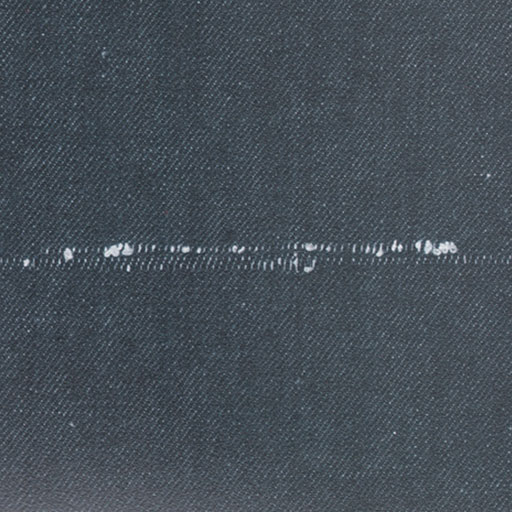
#> input picture Segment&Localise_Anomalies/test/Fabric12.jpg, 512 x 512 px
$ python main.py
#> lines starting #> are read from the running program, lines starting #| are printed output that depends on the picture; after the words box and inside, x2 and y2 are one past the last pixel; in counts of white or black regions, pixels touching at a corner belong together
### Segment&Localise_Anomalies/src/ImageRead.py
import cv2
def ReadImage():
  '''
  Input: Path Of The Image.
  Output : A Grayscale, and a Blurred Instance of the image.
  Description: Imports a specific image from the path and converts it into grayscale
  Also applies a gaussian blur.
  rsqm
  '''
  #1: Read and preprocess the fabric image
  image = cv2.imread(f'{input("Input Path of Image: ")}')
#> the answer given: test/Fabric12.jpg
#> image is the input picture: shape (512, 512, 3); mean B, G, R 87.2, 78.5, 69.6
  gray = cv2.cvtColor(image, cv2.COLOR_BGR2GRAY)
  blurred = cv2.GaussianBlur(gray, (5, 5), 0)
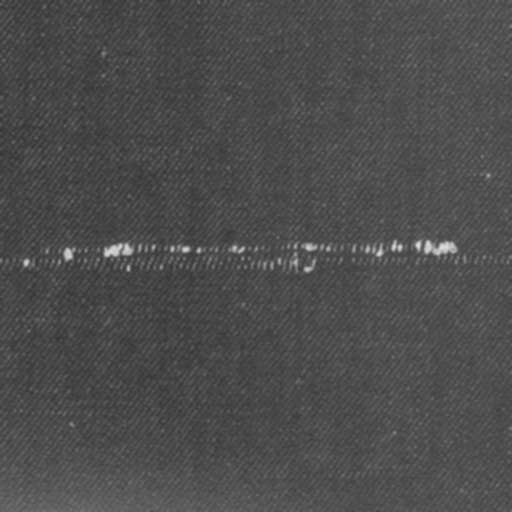
#> blurred: shape (512, 512); min 51, max 221, mean 76.7
  return gray, blurred

### Segment&Localise_Anomalies/src/Binarize.py
from skimage.filters import threshold_otsu
def OtsuThreshold(anomaly_scores):
  """
  Input: Anomaly Scores, caluclated thorough Otsu's Thresholding Method
  Output: returns the anomalous region
  Description:
  Takes in the anomaly scores and binarizes the image to generate a greater contrast between the fg, and bg
  the anomalies are then calculated based on the threshold.
  rsqm
  """
  #3: Thresholding to identify anomalies
  threshold = threshold_otsu(anomaly_scores)
#> threshold = 4.92
  anomalies = anomaly_scores > threshold
  return anomalies

### Segment&Localise_Anomalies/src/DefectDetect.py
from skimage import feature
import numpy as np
def DefectDetection(image):
    """
    Input: the Mask of the anomaly
    Output: the Defected Indices, and the edges asscociated with the anomaly
    Description:
    using the Mask, we apply a Canny Edge detection method which generates the edge map of the
    anomalous region. This can later be used for Localisation and Bounding Box Depiction
    of the anomaly.
    rsqm
    """
    #5: Apply Canny edge detection to each image in the dataset
    defect_indices = []
    edges = feature.canny(image, sigma=5)
    edges2 = feature.canny(image, sigma=3)   # Adjust the sigma value as needed
    if edges.astype(np.uint8).mean().mean() < 00.0011:
      edges = edges2
    return defect_indices, edges

### Segment&Localise_Anomalies/src/Localisation.py
from skimage.measure import label, regionprops

def Localise(edges):
    """
    Input: The Constructed Edge map using Canny Edge Detection
    Output: the Region Bounds of the defect for the bounding box
    Description:
    Takes the edge map and generates the coordinates for a boudning box.
    """
    #6 : Localisation of defect
    label_image = label(edges)
    regions = regionprops(label_image)
    return regions

### Segment&Localise_Anomalies/src/LearningAlgo.py
from sklearn.mixture import GaussianMixture
def UsADusingGMM(blurred):
  """
  Input: Blurred image
  Output: The anomaly scores associated to the image.
  Description:
  Performs Gaussian Mixture analysis on the image. This model is then used to score the sample
  on the blurred image which gives the anomaly scores.
  rsqm
  """
  #2: Unsupervised anomaly detection using Gaussian Mixture Models (GMM)
  gmm = GaussianMixture(n_components=2, covariance_type = "full")  # Assuming two classes: normal and defective
  gmm.fit(blurred.reshape(-1, 1))
  anomaly_scores = -gmm.score_samples(blurred.reshape(-1, 1))
  return anomaly_scores

### Segment&Localise_Anomalies/src/Mask.py
import numpy as np
def Masking(blurred, anomalies, gray):
  """
  Input: blurred image, gray image, and anomalies
  Output: Mask holding the anomaly
  Description: Generates a mask based on where the anomalies exist,
  Masks out everything other than the anomaly.
  rsqm
  """
  #4: Segmentation and Localization
  # Create a binary mask of the detected anomalies
  mask = np.zeros_like(gray, dtype=np.uint8)
  mask[anomalies.reshape(blurred.shape)] = 255
  return mask

### Segment&Localise_Anomalies/main.py
import matplotlib.pyplot as plt
from src.ImageRead import ReadImage
from src.LearningAlgo import UsADusingGMM
from src.Binarize import OtsuThreshold
from src.Mask import Masking
from src.DefectDetect import DefectDetection
from src.Localisation import Localise

def Visualize(image, edges, regions):
# Step 6: Display the results
    fig = plt.figure(figsize = (15,15))
    ax0 = fig.add_subplot(2,4,1)
    ax0.imshow(image)
    ax0.set_title("Original(cvt. Gray)")
    ax1 = fig.add_subplot(2,4,2)
    ax1.set_title("Generated Mask")
    ax1.imshow(mask)
    ax2 = fig.add_subplot(2,4,3)
    ax2.set_title("Localization and Marking")
    ax2.imshow(image)
    for region in regions:
        minr, minc, maxr, maxc = region.bbox
        rect = plt.Rectangle((minc, minr), maxc - minc, maxr - minr, fill=False, edgecolor='yellow', linewidth=1.5, alpha = 0.6)
        ax2.add_patch(rect)

    ax3 = fig.add_subplot(2,4,4)
    ax3.set_title("Edges")
    ax3.imshow(image)
    ax3.imshow(edges, cmap = "Reds", alpha = 0.6)

#returns a grayscale and blurred image of the target image
gray, blurred = ReadImage()

#performs UsAD using GMM and returns an anomaly score for the image
anomaly_scores = UsADusingGMM(blurred)

#binarizes image and performs otsu's thresholding
anomalies = OtsuThreshold(anomaly_scores)

#generates a mask for the anomalous region
mask = Masking(blurred, anomalies, gray)
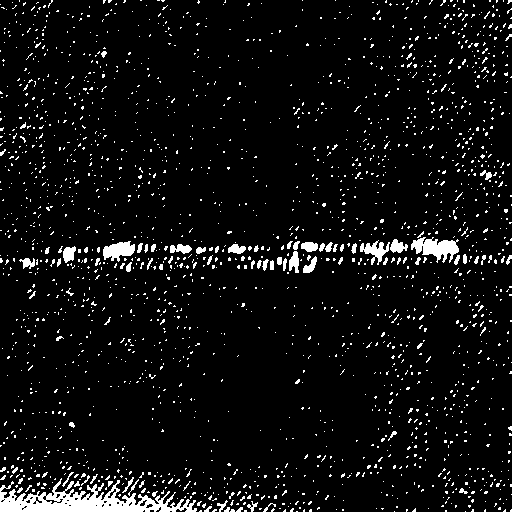
#> mask: shape (512, 512); 5.9% white; 2124 white regions (2050 under 20 px), largest, box (x1, y1, x2, y2) and area: (0, 478, 197, 512) 3044, (411, 237, 459, 263) 692, (103, 241, 135, 262) 421

#detects nay defect if present, and creates an edge map
defect_indices, edges = DefectDetection(mask)
#> in DefectDetection, `edges = feature.canny(image, sigma=5)`:
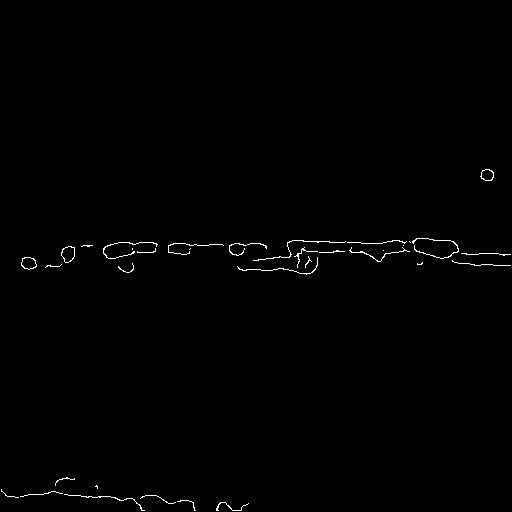
#> edges: shape (512, 512) bool; 0.59% white in thin lines or dots, all inside (x1, y1, x2, y2) = (1, 169, 511, 511)
#> in DefectDetection, `edges2 = feature.canny(image, sigma=3)`:
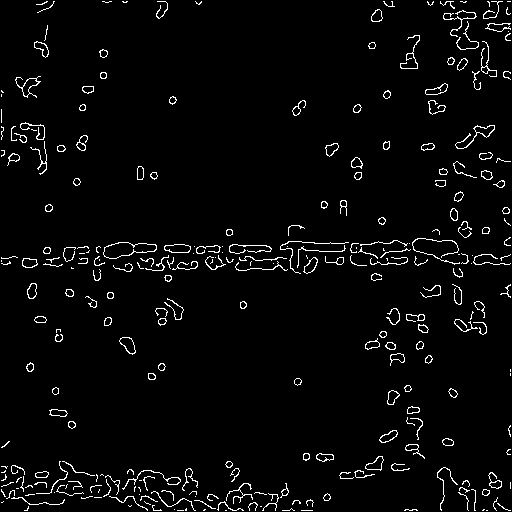
#> edges2: shape (512, 512) bool; 3.3% white in thin lines or dots
#> defect_indices = []

#generates coordinates for bounding box
regions = Localise(edges)
#> in Localise, `label_image = label(edges)`: label_image: shape (512, 512) int32; 35 distinct labels, from 0 to 34
#> in Localise, `regions = regionprops(label_image)`: regions = 34 regions; largest, box (x1, y1, x2, y2) and area: (412, 238, 459, 259) 123, (253, 240, 346, 261) 120, (103, 242, 158, 259) 111, (237, 257, 318, 275) 101, (64, 494, 145, 511) 98

#generates a side-by-side plot of the processed image
Visualize(gray, edges, regions)
#> the loop in Visualize, `for region in regions:` made 34 passes
#> (minr, minc, maxr, maxc) on passes 1 to 12: (169, 480, 181, 494), (238, 412, 259, 459), (240, 253, 261, 346), (240, 347, 244, 407), (241, 409, 243, 411), (242, 103, 259, 158), (243, 168, 255, 224), (243, 229, 256, 267), (245, 81, 247, 93), (245, 403, 246, 404), (246, 61, 263, 75), (247, 294, 268, 318)
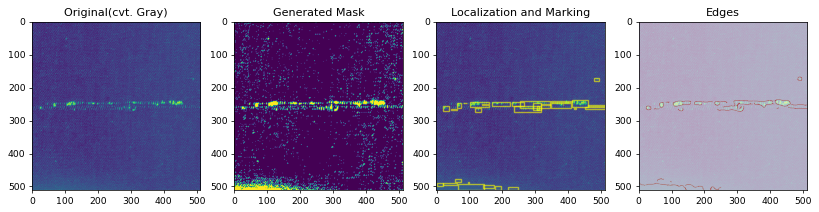
#> figure drawn by matplotlib, 4 panels

$ run again, on Segment&Localise_Anomalies/test/Fabric15.jpg
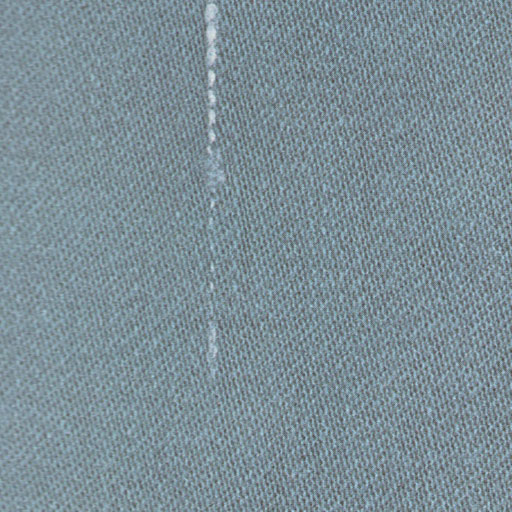
#> input picture Segment&Localise_Anomalies/test/Fabric15.jpg, 512 x 512 px
#> in ReadImage, image is the input picture: shape (512, 512, 3); mean B, G, R 151.2, 142.5, 124.1
#> threshold = 11.3
#> `mask = Masking(blurred, anomalies, gray)`:
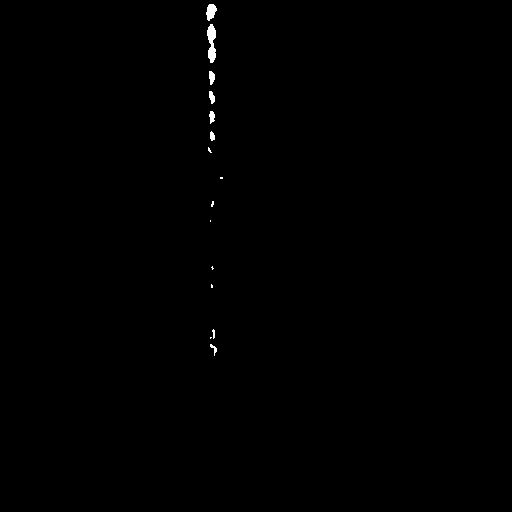
#> mask: shape (512, 512); 0.26% white; 15 white regions (7 under 20 px), largest, box (x1, y1, x2, y2) and area: (207, 24, 216, 63) 241, (206, 4, 217, 21) 126, (209, 71, 215, 85) 63
#> edges: shape (512, 512) bool; 0.11% white in thin lines or dots, all inside (x1, y1, x2, y2) = (205, 2, 218, 123)
#> edges2: shape (512, 512) bool; 0.14% white in thin lines or dots, all inside (x1, y1, x2, y2) = (206, 4, 219, 354)
#> defect_indices = []
#> label_image: shape (512, 512) int32; 15 distinct labels, from 0 to 14
#> in Localise, `regions = regionprops(label_image)`: regions = 14 regions; largest, box (x1, y1, x2, y2) and area: (207, 25, 217, 62) 89, (206, 4, 217, 19) 44, (208, 71, 216, 84) 35, (208, 111, 216, 123) 33, (209, 344, 219, 354) 33
#> the loop in Visualize, `for region in regions:` made 14 passes
#> (minr, minc, maxr, maxc) on passes 1 to 8: (4, 206, 19, 217), (21, 213, 22, 214), (23, 207, 24, 208), (25, 207, 62, 217), (39, 211, 40, 212), (71, 208, 84, 216), (92, 208, 103, 216), (111, 208, 123, 216)
#> `Visualize(gray, edges, regions)`:
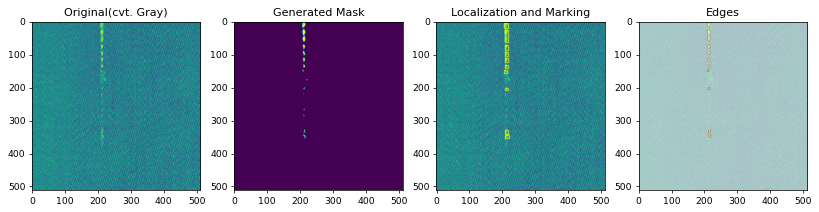
#> figure drawn by matplotlib, 4 panels

$ run again, on Segment&Localise_Anomalies/test/Fabric16.jpg
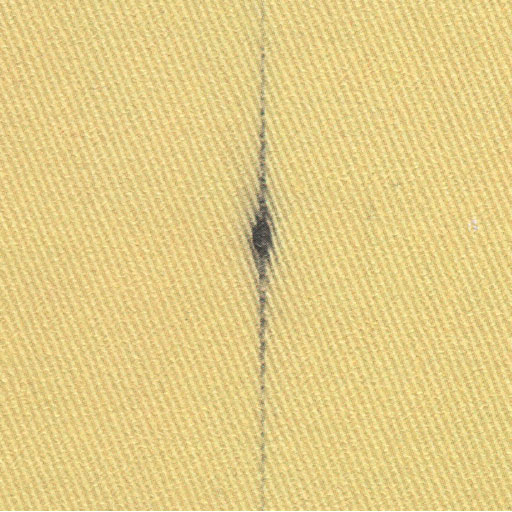
#> input picture Segment&Localise_Anomalies/test/Fabric16.jpg, 512 x 512 px
#> in ReadImage, image is the input picture: shape (512, 512, 3); mean B, G, R 135.5, 205.4, 227.9
#> threshold = 5.82
#> `mask = Masking(blurred, anomalies, gray)`:
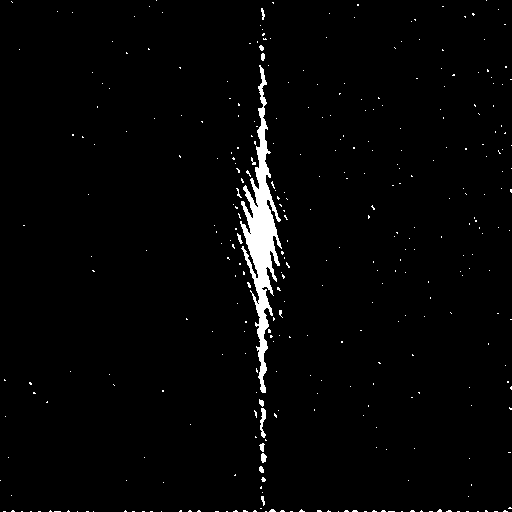
#> mask: shape (512, 512); 2.1% white; 348 white regions (337 under 20 px), largest, box (x1, y1, x2, y2) and area: (240, 65, 282, 393) 4212, (260, 408, 266, 438) 104, (261, 453, 267, 463) 44
#> edges: shape (512, 512) bool; 0.35% white in thin lines or dots, all inside (x1, y1, x2, y2) = (242, 42, 277, 485)
#> edges2: shape (512, 512) bool; 0.75% white in thin lines or dots
#> defect_indices = []
#> label_image: shape (512, 512) int32; 8 distinct labels, from 0 to 7
#> in Localise, `regions = regionprops(label_image)`: regions = 7 regions; box (x1, y1, x2, y2) and area: (246, 255, 269, 485) 314, (266, 42, 275, 210) 171, (250, 64, 258, 212) 150, (267, 211, 277, 335) 131, (256, 399, 259, 484) 87, (243, 204, 248, 254) 53, (242, 187, 247, 202) 19
#> the loop in Visualize, `for region in regions:` made 7 passes
#> (minr, minc, maxr, maxc) on passes 1 to 7: (42, 266, 210, 275), (64, 250, 212, 258), (187, 242, 202, 247), (204, 243, 254, 248), (211, 267, 335, 277), (255, 246, 485, 269), (399, 256, 484, 259)
#> `Visualize(gray, edges, regions)`:
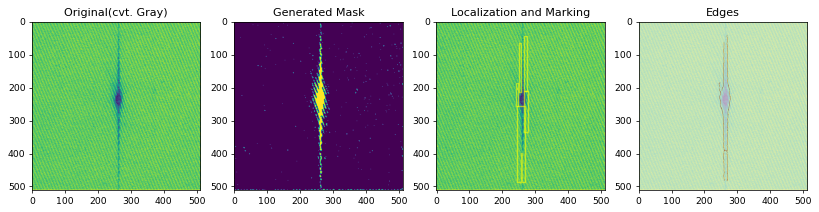
#> figure drawn by matplotlib, 4 panels
